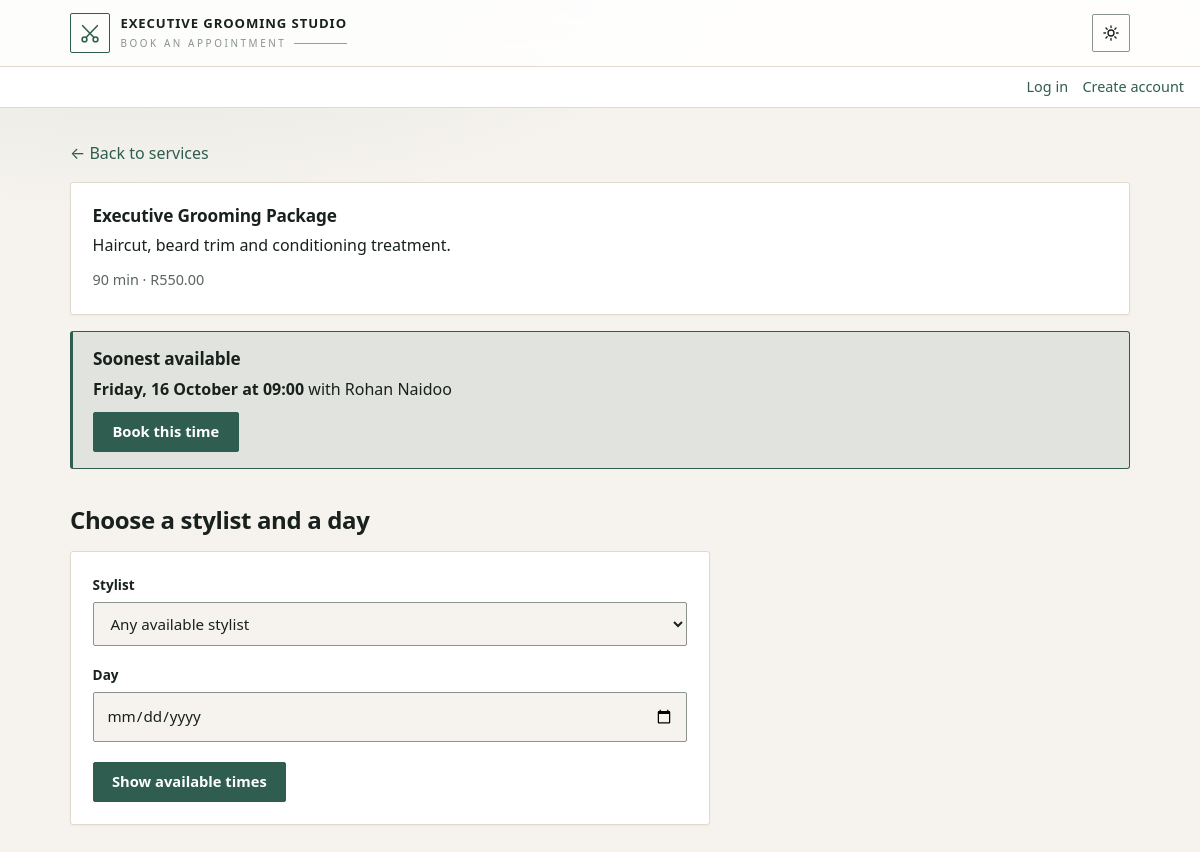
/public/book.php?service_id=5, run on the app's committed database.
### tables this page shows
CREATE TABLE Service (
    service_id INT AUTO_INCREMENT PRIMARY KEY,
    name VARCHAR(100) NOT NULL,
    description TEXT,
    duration_minutes INT NOT NULL CHECK (duration_minutes > 0),
    price DECIMAL(8,2) NOT NULL CHECK (price > 0),
    image VARCHAR(255) NULL    
);

CREATE TABLE Stylist (
    stylist_id INT AUTO_INCREMENT PRIMARY KEY,
    name VARCHAR(100) NOT NULL,
    email VARCHAR(150) NOT NULL UNIQUE,
    password_hash VARCHAR(255) NOT NULL,
     
    accepting_bookings TINYINT(1) NOT NULL DEFAULT 1,
     
     
    working_hours VARCHAR(255) NULL
);

### classes/Auth.php (called while the page is built, shortened)
<?php
require_once __DIR__ . '/Database.php';
class Auth
{
    public static function user(): ?array
    {
        if (!isset($_SESSION['user'], $_SESSION['last_activity'])) {
            return null;
        }
        return $_SESSION['user'];
    }
}

### classes/Service.php (called while the page is built, shortened)
<?php
require_once __DIR__ . '/Database.php';
class Service
{
    public static function find(int $serviceId): ?array
    {
        $db   = Database::getConnection();
        $stmt = $db->prepare(
            'SELECT service_id, name, description, duration_minutes, price, image
             FROM Service
             WHERE service_id = :id'
        );
        $stmt->execute([':id' => $serviceId]);
        $row = $stmt->fetch();
        return $row === false ? null : $row;
    }
}

### config/helpers.php (called while the page is built, shortened)
<?php
function e(string $text): string
{
    return htmlspecialchars($text, ENT_QUOTES, 'UTF-8');
}
function inputText(array $source, string $key, string $default = ''): string
{
    $value = $source[$key] ?? null;
    return is_string($value) ? $value : $default;
}

### classes/Database.php (called while the page is built, shortened)
<?php
class Database
{
    private static ?PDO $connection = null;
    public static function getConnection(): PDO
    {
        if (self::$connection === null) {
            $config = require __DIR__ . '/../config/db_config.php';
            $dsn = "mysql:host={$config['host']};dbname={$config['dbname']};charset={$config['charset']}";
            self::$connection = new PDO($dsn, $config['user'], $config['pass'], [
                PDO::ATTR_ERRMODE            => PDO::ERRMODE_EXCEPTION,
                PDO::ATTR_DEFAULT_FETCH_MODE => PDO::FETCH_ASSOC,
                PDO::ATTR_EMULATE_PREPARES   => false,
            ]);
        }
        return self::$connection;
    }
}

### classes/Stylist.php (called while the page is built, shortened)
<?php
require_once __DIR__ . '/Database.php';
class Stylist
{
    private static array $blockCache = [];
    public static function getForService(int $serviceId): array
    {
        $stmt = Database::getConnection()->prepare(
            'SELECT s.stylist_id, s.name, s.accepting_bookings
             FROM Stylist s
             JOIN StylistService ss ON ss.stylist_id = s.stylist_id AND ss.service_id = :service_id
             WHERE s.accepting_bookings = 1
             ORDER BY s.name'
        );
        $stmt->execute([':service_id' => $serviceId]);
        return $stmt->fetchAll();
    }
    public static function blocksOn(int $stylistId, DateTimeImmutable $date): array
    {
        if (!isset(self::$blockCache[$stylistId])) {
            $map  = [];
            $stmt = Database::getConnection()->prepare(
                "SELECT weekday, TIME_FORMAT(start_time, '%H:%i') AS s, TIME_FORMAT(end_time, '%H:%i') AS e
                 FROM WorkingBlock WHERE stylist_id = :id ORDER BY weekday, start_time"
            );
            $stmt->execute([':id' => $stylistId]);
            foreach ($stmt->fetchAll() as $row) {
                $map[(int) $row['weekday']][] = [$row['s'], $row['e']];
            }
            self::$blockCache[$stylistId] = $map;
        }
        $out = [];
        foreach (self::$blockCache[$stylistId][(int) $date->format('N')] ?? [] as [$s, $e]) {
            [$sh, $sm] = array_map('intval', explode(':', $s));
            [$eh, $em] = array_map('intval', explode(':', $e));
            $out[] = [$date->setTime($sh, $sm), $date->setTime($eh, $em)];
        }
        return $out;
    }
}

### classes/Booking.php (called while the page is built, shortened)
<?php
require_once __DIR__ . '/Database.php';
require_once __DIR__ . '/Stylist.php';
class Booking
{
    public static function getAvailableSlots(array $stylist, int $durationMinutes, DateTimeImmutable $date, ?int $ignoreBookingId = null): array
    {
        $stylistId = (int) $stylist['stylist_id'];
        $blocks = Stylist::blocksOn($stylistId, $date);
        $firstOpen = $blocks[0][0];
        $lastClose = $blocks[count($blocks) - 1][1];
        $db   = Database::getConnection();
        $sql    = "SELECT start_time, end_time
                   FROM Booking
                   WHERE stylist_id = :stylist_id
                     AND status <> 'cancelled'
                     AND start_time < :close
                     AND end_time > :open";
        $params = [
            ':stylist_id' => $stylistId,
            ':open'       => $firstOpen->format('Y-m-d H:i:s'),
            ':close'      => $lastClose->format('Y-m-d H:i:s'),
        ];
        $stmt = $db->prepare($sql);
        $stmt->execute($params);
        $booked = $stmt->fetchAll();
        $now      = new DateTimeImmutable('now');
        $duration = new DateInterval('PT' . $durationMinutes . 'M');
        $step     = new DateInterval('PT' . self::SLOT_STEP_MINUTES . 'M');
        $slots    = [];
        foreach ($blocks as [$open, $close]) {
            for ($start = $open; ; $start = $start->add($step)) {
                $end = $start->add($duration);
                if ($end > $close) {
                    break;
                }
                if ($start <= $now) {
                    continue;
                }
                $slots[] = $start;
            }
        }
        return $slots;
    }
    public static function suggestSlot(array $stylists, ?array $preferred, int $durationMinutes, int $horizonDays = 21): ?array
    {
        $today = new DateTimeImmutable('today');
        $best = null;
        foreach ($stylists as $other) {
            $time = self::soonestFor($other, $durationMinutes, $today, $horizonDays);
            if ($time !== null && ($best === null || $time < $best['start'])) {
                $best = ['stylist' => $other, 'start' => $time, 'preferred' => ($preferred === null)];
            }
        }
        return $best;
    }
    private static function soonestFor(array $stylist, int $durationMinutes, DateTimeImmutable $firstDay, int $horizonDays): ?DateTimeImmutable
    {
        for ($i = 0; $i < $horizonDays; $i++) {
            $slots = self::getAvailableSlots($stylist, $durationMinutes, $firstDay->add(new DateInterval('P' . $i . 'D')));
            if (count($slots) > 0) {
                return $slots[0];
            }
        }
        return null;
    }
    private static function overlapsAny(DateTimeImmutable $start, DateTimeImmutable $end, array $booked): bool
    {
        return false;
    }
}

### public/book.php (the view, shortened to what this page needs)
<?php
require_once __DIR__ . '/../config/helpers.php';
require_once __DIR__ . '/../config/account_bar.php';
require_once __DIR__ . '/../classes/Service.php';
require_once __DIR__ . '/../classes/Stylist.php';
require_once __DIR__ . '/../classes/Booking.php';
$service  = null;
$stylists = [];
$error    = null;
$serviceId = filter_input(INPUT_GET, 'service_id', FILTER_VALIDATE_INT);
try {
    if ($serviceId !== false && $serviceId !== null) {
        $service = Service::find($serviceId);
    }
    $stylists = ($service !== null) ? Stylist::getForService((int) $service['service_id']) : [];
} catch (PDOException $ex) {
    error_log('Could not load booking page: ' . $ex->getMessage());
    $error = 'Sorry, something went wrong on our side. Please try again later.';
}
$stylistChoice = inputText($_GET, 'stylist_id', 'any');
$dateInput     = inputText($_GET, 'date', '');
if (!$error) {
    $selected = [];
    if ($stylistChoice === 'any') {
        $selected = $stylists;
    }
}
$suggestion    = null;
$preferredName = null;
if (!$error && isset($selected) && count($selected) > 0) {
    try {
        $preferred     = ($stylistChoice === 'any') ? null : $selected[0];
        $preferredName = ($preferred !== null) ? $preferred['name'] : null;
        $suggestion    = Booking::suggestSlot($stylists, $preferred, (int) $service['duration_minutes']);
    } catch (PDOException $ex) {
        error_log('Could not work out the soonest time: ' . $ex->getMessage());
    }
}
?>
<!DOCTYPE html>
<html lang="en">
<head>
    <link rel="stylesheet" href="assets/css/style.css?v=<?= (int) @filemtime(__DIR__ . '/assets/css/style.css') ?>">
</head>
<body>
    <header class="site-header">
        <h1>Executive Grooming Studio</h1>
        <p>Book an appointment</p>
    </header>
    <?= accountBar() ?>
    <main class="container">
        <p><a href="index.php">&larr; Back to services</a></p>
        <?php if ($error): ?>
            <p class="error"><?= e($error) ?></p>
        <?php else: ?>
            <section class="service-card">
                <h3><?= e($service['name']) ?></h3>
                <p><?= e($service['description'] ?? '') ?></p>
                <p class="meta">
                    <?= (int) $service['duration_minutes'] ?> min
                    &middot; R<?= number_format((float) $service['price'], 2) ?>
                </p>
            </section>
            <?php if (isset($selected) && count($selected) > 0): ?>
                <section class="suggestion">
                    <h3>Soonest available</h3>
                    <?php if ($suggestion === null): ?>
                        <p>There are no free times in the next 21 days<?= $preferredName !== null ? ' with ' . e($preferredName) . ' or any other stylist' : '' ?>. Please try again later or call the salon.</p>
                    <?php else: ?>
                        <p><strong><?= e($suggestion['start']->format('l, j F')) ?> at <?= e($suggestion['start']->format('H:i')) ?></strong>
                            with <?= e($suggestion['stylist']['name']) ?></p>
                        <a class="button" href="book_details.php?<?= e(http_build_query([
                            'service_id' => $service['service_id'],
                            'stylist_id' => $suggestion['stylist']['stylist_id'],
                            'start'      => $suggestion['start']->format('Y-m-d H:i'),
                        ])) ?>">Book this time</a>
                    <?php endif; ?>
                </section>
            <?php endif; ?>
            <h2>Choose a stylist and a day</h2>
            <form method="get" action="book.php" class="booking-form">
                <label for="stylist_id">Stylist</label>
                <select name="stylist_id" id="stylist_id">
                    <option value="any">Any available stylist</option>
                </select>
                <label for="date">Day</label>
                <input type="date" name="date" id="date"
                       min="<?= e((new DateTimeImmutable('today'))->format('Y-m-d')) ?>"
                       value="<?= e($dateInput) ?>" required>
                <button type="submit" class="button">Show available times</button>
            </form>
        <?php endif; ?>
    </main>
</body>
</html>

### data on the page
service: name "Executive Grooming Package", description "Haircut, beard trim and conditioning treatment.", duration_minutes "90", price "550.00"
stylist: name "Rohan Naidoo"

### other printed values
$suggestion['start']->format('l, j F') "Friday, 16 October"
$suggestion['start']->format('H:i') "09:00"
